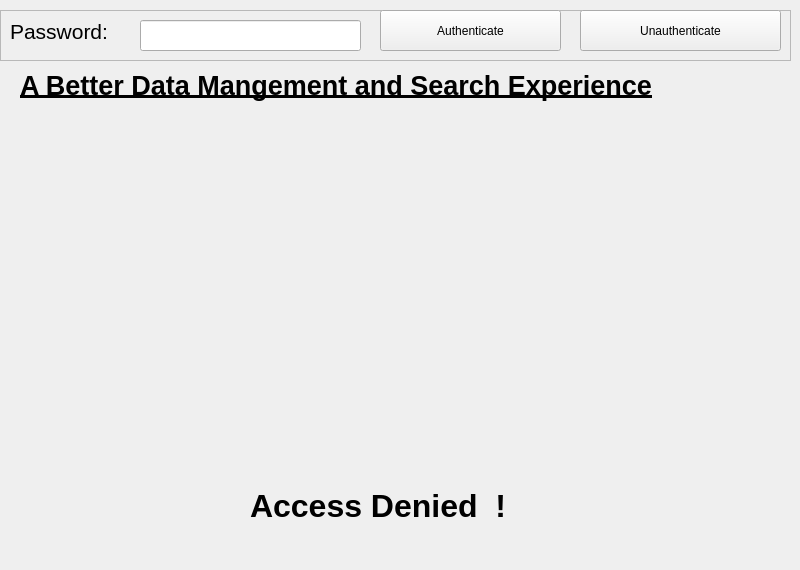
      <widget class="QWidget" name="tab_19">
       <attribute name="title">
        <string>Permit</string>
       </attribute>
       <widget class="QLabel" name="label_64">
        <property name="geometry">
         <rect>
          <x>10</x>
          <y>60</y>
          <width>781</width>
          <height>501</height>
         </rect>
        </property>
        <property name="text">
         <string/>
        </property>
       </widget>
       <widget class="QFrame" name="frame_5">
        <property name="geometry">
         <rect>
          <x>0</x>
          <y>10</y>
          <width>791</width>
          <height>51</height>
         </rect>
        </property>
        <property name="autoFillBackground">
         <bool>true</bool>
        </property>
        <property name="frameShape">
         <enum>QFrame::StyledPanel</enum>
        </property>
        <property name="frameShadow">
         <enum>QFrame::Raised</enum>
        </property>
        <widget class="QLineEdit" name="lineEdit_31">
         <property name="geometry">
          <rect>
           <x>140</x>
           <y>10</y>
           <width>221</width>
           <height>31</height>
          </rect>
         </property>
         <property name="text">
          <string/>
         </property>
         <property name="echoMode">
          <enum>QLineEdit::Password</enum>
         </property>
        </widget>
        <widget class="QLabel" name="label_95">
         <property name="geometry">
          <rect>
           <x>10</x>
           <y>-4</y>
           <width>121</width>
           <height>51</height>
          </rect>
         </property>
         <property name="font">
          <font>
           <family>Segoe UI</family>
           <pointsize>16</pointsize>
          </font>
         </property>
         <property name="styleSheet">
          <string notr="true"/>
         </property>
         <property name="text">
          <string>Password:</string>
         </property>
        </widget>
        <widget class="QPushButton" name="pushButton_48">
         <property name="geometry">
          <rect>
           <x>380</x>
           <y>0</y>
           <width>181</width>
           <height>41</height>
          </rect>
         </property>
         <property name="cursor">
          <cursorShape>PointingHandCursor</cursorShape>
         </property>
         <property name="text">
          <string>Authenticate</string>
         </property>
         <property name="icon">
          <iconset>
           <normaloff>Assets/edit.png</normaloff>Assets/edit.png</iconset>
         </property>
         <property name="iconSize">
          <size>
           <width>30</width>
           <height>30</height>
          </size>
         </property>
        </widget>
        <widget class="QPushButton" name="pushButton_49">
         <property name="geometry">
          <rect>
           <x>580</x>
           <y>0</y>
           <width>201</width>
           <height>41</height>
          </rect>
         </property>
         <property name="cursor">
          <cursorShape>PointingHandCursor</cursorShape>
         </property>
         <property name="text">
          <string>Unauthenticate</string>
         </property>
         <property name="icon">
          <iconset>
           <normaloff>Assets/delete.png</normaloff>Assets/delete.png</iconset>
         </property>
         <property name="iconSize">
          <size>
           <width>30</width>
           <height>30</height>
          </size>
         </property>
        </widget>
       </widget>
       <widget class="QLabel" name="label_96">
        <property name="geometry">
         <rect>
          <x>250</x>
          <y>480</y>
          <width>331</width>
          <height>51</height>
         </rect>
        </property>
        <property name="font">
         <font>
          <pointsize>24</pointsize>
          <weight>75</weight>
          <bold>true</bold>
         </font>
        </property>
        <property name="text">
         <string>Access Denied  !</string>
        </property>
       </widget>
       <widget class="QLabel" name="label_72">
        <property name="geometry">
         <rect>
          <x>20</x>
          <y>60</y>
          <width>771</width>
          <height>51</height>
         </rect>
        </property>
        <property name="font">
         <font>
          <family>Segoe UI</family>
          <pointsize>20</pointsize>
          <weight>75</weight>
          <bold>true</bold>
          <underline>true</underline>
         </font>
        </property>
        <property name="text">
         <string>A Better Data Mangement and Search Experience</string>
        </property>
       </widget>
      </widget>
